Frame 1 (no input): blank canvas, image omitted
Frame 60 (no input): blank canvas, image omitted
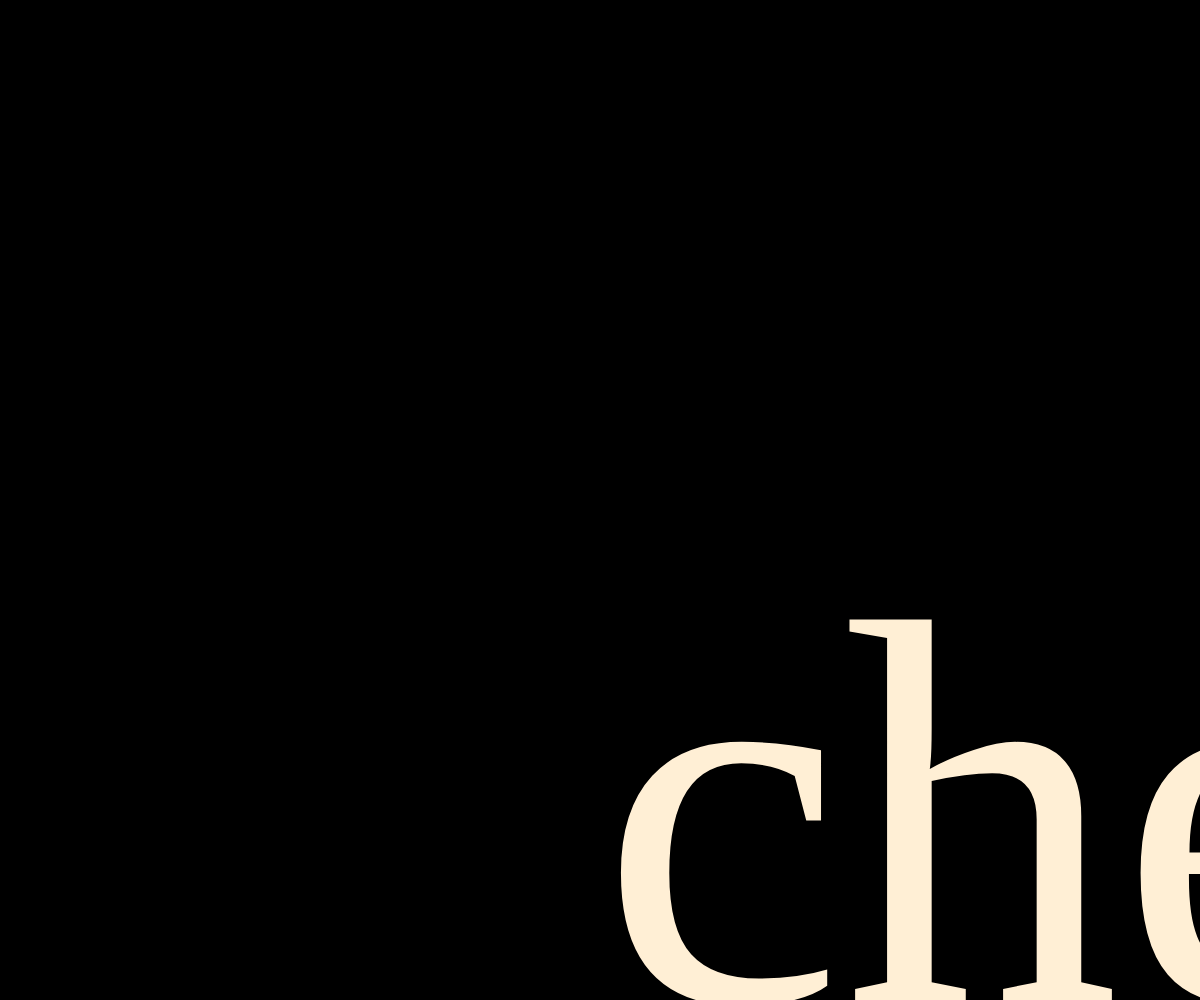
Frame 120 (the mouse pressed at the canvas centre since frame 60)

The p5.js sketch whose frames 1 and 60 were blank and that drew this single picture after the mouse press (run headless with seeded random() and noise() and a simulated clock; from frame 60 on, the mouse is pressed at the canvas centre):

// p5.js sketch
// ── sketch.js
let a;
let fontSize;
function setup() {
  createCanvas(window.innerWidth, window.innerHeight);
  a = createA('hello/', 'check me out');
  a.position(width / 2, height / 2);
  a.style('font-size', (mouseX+mouseY)/2+'px');
  a.style('color', 'papayawhip');
  a.style('text-decoration', 'none')
}

function draw() {
  background(0);
  a.style('font-size', (mouseX+mouseY)/2+'px');
}

function windowResized() {
    resizeCanvas(window.windowWidth, window.windowHeight);
}
